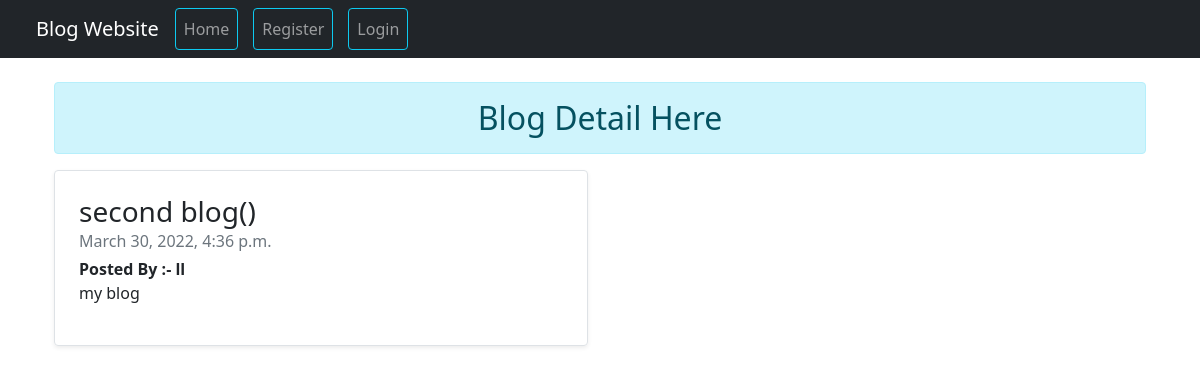
Page /blog_detail/2 on the committed database.
### myapp/models.py (models this page shows, shortened)
class Blog(models.Model):
    user_id=models.ForeignKey(User, on_delete=models.CASCADE)
    title=models.CharField(max_length=50)
    desc=models.TextField()
    date=models.DateTimeField(auto_now_add=True, null=True)

### myapp/views.py (the view)
# urls.py: path('blog_detail/<int:id>', views.blog_detail, name='blogdetail'),
def blog_detail(request, id):
    mblog=Blog.objects.get(id=id)
    return render(request, 'blogdetail.html', {'iblog':mblog})

### templates/blogdetail.html (shortened to what this page needs)
{% extends 'base.html' %}
{% block body %}
<div class="container p-4">
    <h2 class="text-center alert alert-info">Blog Detail Here</h2>
    <div class="row mb-2">
            <div class="col-md-6">
                <div class="row g-0 border rounded overflow-hidden flex-md-row mb-4 shadow-sm h-md-250 position-relative">
                    <div class="col p-4 d-flex flex-column position-static">
                        <h3 class="mb-0">{{iblog.title}}</h3>
                        <div class="mb-1 text-muted">{{iblog.date}}</div>
                        <b>Posted By :- {{iblog.user_id.username}}</b>
                        <p class="card-text mb-auto">{{iblog.desc}}<p>
                    </div>
                </div>
            </div>
    </div>
</div>
{% endblock body %}

### rows in the picture
Blog: title "second blog()", date "March 30, 2022, 4:36 p.m.", user_id.username "ll", desc "my blog"
